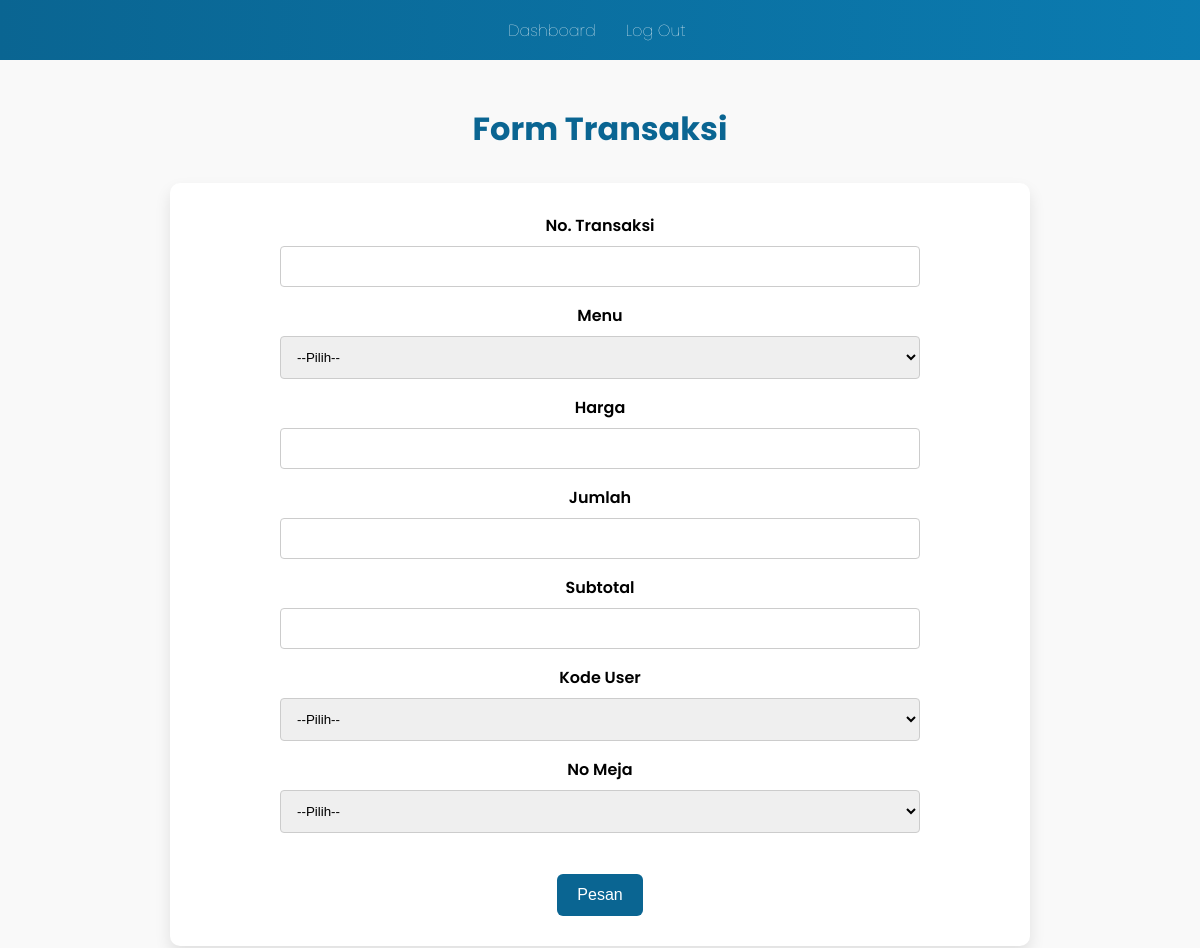
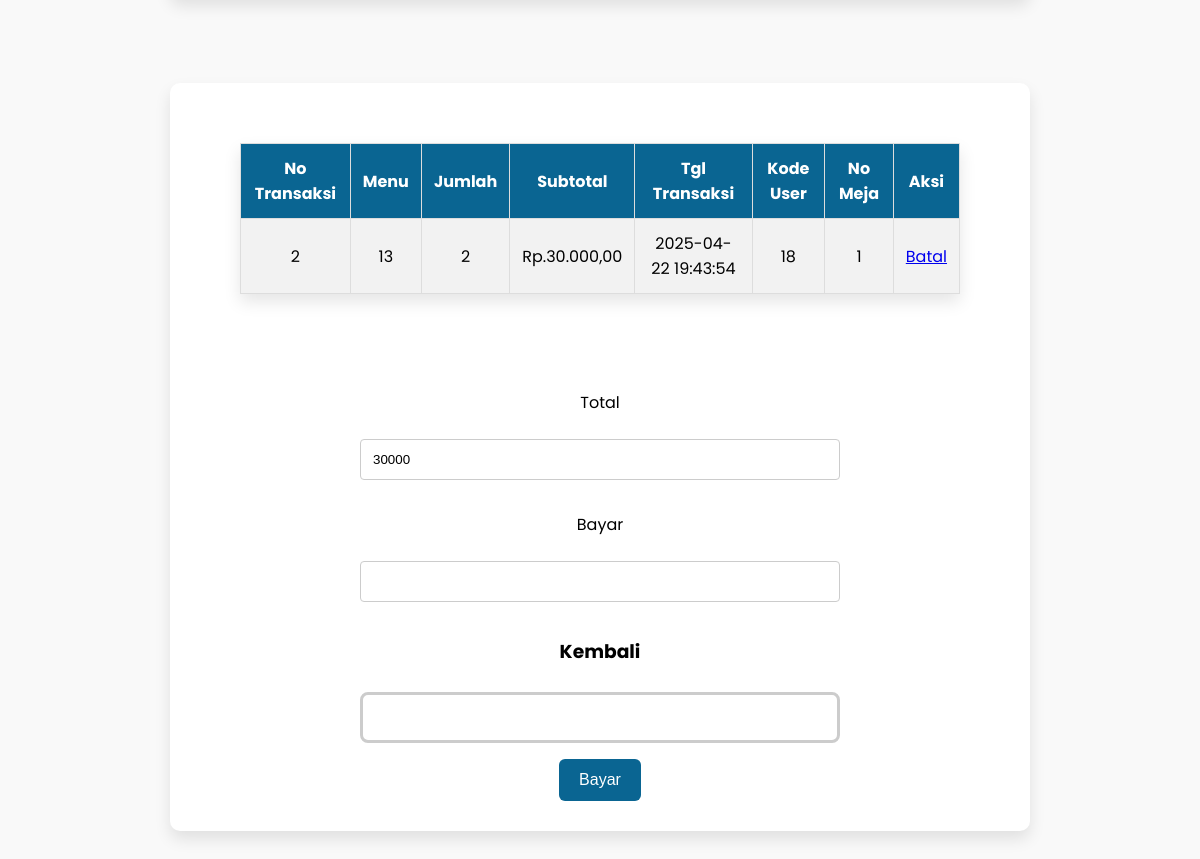
The app's page /dash_kasir.php with its own data (2 pictures, top to bottom).
### tables this page shows
CREATE TABLE `tb_transaksi` (
  `kd_transaksi` int(11) NOT NULL,
  `kd_menu` int(11) NOT NULL,
  `jumlah` int(11) NOT NULL,
  `subtotal` int(11) NOT NULL,
  `tgl_transaksi` datetime NOT NULL,
  `kd_user` int(11) NOT NULL,
  `no_meja` int(11) NOT NULL
);

### dash_kasir.php (the view, shortened to what this page needs)
<?php
  include 'config/koneksi.php';
$kembali="";
?>
<!DOCTYPE html>
<html>
<head>
</head>
<body>
	<nav>
		<ul>
			<li><a href="dash_kasir.php">Dashboard</a></li>
            <li><a href="logout.php" onclick="return confirm('Apa anda yakin ?')">Log Out</a></li>
		</ul>
	</nav>
	<br>
	<br><br>
	<h1>Form Transaksi</h1>
	<center><form  method="post" name="autoSumForm">
    <div class="row">
      <div class="col-25">
        <label for="js">No. Transaksi</label>
      </div>
      <div class="col-75">
        <input type="text" name="kd_transaksi" id="js" required style=" width: 80%;padding: 12px;border: 1px solid #ccc;border-radius: 4px;box-sizing: border-box;resize: vertical;" value="<?php echo @$ambil[0]; ?>">
        </div>
      </div>
		<div class="row">
      <div class="col-25">
        <label for="barang">Menu</label>
      </div>
      <div class="col-75">
        <td>
          <select name="menu" onchange="price();" id="barang" required style=" width: 80%;padding: 12px;border: 1px solid #ccc;border-radius: 4px;box-sizing: border-box;resize: vertical;">
            <option disabled selected>--Pilih--</option>
          </select>
        </td>
      </div>
    </div>
     <div class="row">
      <div class="col-25">
        <label for="harga">Harga</label>
      </div>
      <div class="col-75">
        <input type="text" name="harga" id="harga" onblur="return hit();" readonly style=" width: 80%;padding: 12px;border: 1px solid #ccc;border-radius: 4px;box-sizing: border-box;resize: vertical;" value="<?php echo @$ambil[2]; ?>">
        </div>
      </div>
       <div class="row">
      <div class="col-25">
        <label for="jumlah">Jumlah</label>
      </div>
      <div class="col-75">
        <input type="text" name="jumlah" id="jumlah" required onblur="return hit();" style=" width: 80%;padding: 12px;border: 1px solid #ccc;border-radius: 4px;box-sizing: border-box;resize: vertical;" value="<?php echo @$ambil[3]; ?>">
        </div>
      </div>
       <div class="row">
      <div class="col-25">
        <label for="w">Subtotal</label>
      </div>
      <div class="col-75">
        <input type="text" name="subtotal" id="w" readonly style=" width: 80%;padding: 12px;border: 1px solid #ccc;border-radius: 4px;box-sizing: border-box;resize: vertical;" value="<?php echo @$ambil[0]; ?>">
        </div>
      </div>
      <div class="row">
      <div class="col-25">
        <label for="lvl">Kode User</label>
      </div>
      <div class="col-75">
        <td>
       <select name="user" id="lvl" style=" width: 80%;padding: 12px;border: 1px solid #ccc;border-radius: 4px;box-sizing: border-box;resize: vertical;"><option disabled selected>--Pilih--</option>
        </select>
      </td>
      </div>
      </div>
      <div class="row">
        <div class="col-25">
          <label>No Meja</label>
        </div>
        <div class="col-75">
          <td><select name="meja" required style=" width: 80%;padding: 12px;border: 1px solid #ccc;border-radius: 4px;box-sizing: border-box;resize: vertical;">
            <option disabled selected>--Pilih--</option>
          </select></td>
        </div>
      </div>
      <br>
    <div class="row">
      <input type="submit" value="Pesan" name="simpan">
    </div>
	</form></center>
 <br>
    <center><form method="post">
      <table border="1" style="margin-top: 30px;">
        <tr>
          <th>No Transaksi</th>
          <th>Menu</th>
          <th>Jumlah</th>
          <th>Subtotal</th>
          <th>Tgl Transaksi</th>
          <th>Kode User</th>
          <th>No Meja</th>
          <th>Aksi</th>
        </tr>
        <?php
        @$a = "SELECT * FROM tb_transaksi";
        @$b = mysqli_query(@$conn,$a);
        while (@$c = mysqli_fetch_array($b)) {
         ?>
        <tr>
          <td><?= $c[0]; ?></td>
          <td><?= $c[1]; ?></td>
          <td><?= $c[2]; ?></td>
          <td>Rp.<?=number_format($c[3],2,',','.');  ?></td>
          <td><?= $c[4]; ?></td>
          <td><?= $c[5]; ?></td>
          <td><?= $c[6]; ?></td>
          <td><a href="transaksi.php?batal&id=<?php echo $c[0];?>">Batal</a></td>
        </tr>
      <?php } ?>
      </table><br><br>
      <?php
      @$a1 = mysqli_query($conn,"SELECT SUM(tb_transaksi.subtotal) FROM tb_transaksi");
      @$a2 = mysqli_fetch_row($a1);
       ?>
       <div class="row">
       <div class="col-25">
      <p>Total</p>
      </div>
      <div class="col-75"><input  type="text" name="total" value="<?php echo $a2[0]; ?>" style=" width: 60%;padding: 12px;border: 1px solid #ccc;border-radius: 4px;box-sizing: border-box;resize: vertical;">
        </div>
      <div class="col-25">
      <p>Bayar</p>
      </div>
      <div class="col-75"><input type="text" name="bayar" style=" width: 60%;padding: 12px;border: 1px solid #ccc;border-radius: 4px;box-sizing: border-box;resize: vertical;">
      </div>
      <div class="col-25">
    <h3>Kembali</h3>
    </div>
    <div class="col-75"><input type="text" name="kembali" value="<?= $kembali;?>" style=" width: 60%;padding: 12px;border: 3px solid #ccc;border-radius: 8px;box-sizing: border-box;resize: vertical; font-size: 18px;"></div>
    <input type="submit" name="tbayar" value="Bayar">
    </form></center><br>
    <br>
    <br>
</body>
</html>

### dash_kasir.php (style rules this page uses)
body { background: #f9f9f9; margin: 0; padding: 0; box-sizing: border-box; font-family: 'Poppins', sans-serif; }
nav { position: fixed; background: linear-gradient(90deg, #0a6592, #0b7db3); width: 100%; height: 60px; display: flex; align-items: center; padding: 0 50px; z-index: 1000; }
nav ul { list-style: none; display: flex; width: 87%; justify-content: center; }
nav ul li { margin-right: 30px; }
nav ul li a { color: white; text-decoration: none; font-weight: 100; font-size: 16px; transition: 0.3s; }
h1 { margin-top: 30px; text-align: center; color: #0a6592; }
form { background: white; max-width: 800px; margin: 30px auto; padding: 30px; border-radius: 10px; box-shadow: 0 8px 16px rgba(0,0,0,0.1); }
label { font-weight: 600; }
input[type=text], select { width: 100%; padding: 12px; margin-top: 8px; margin-bottom: 16px; border: 1px solid #ccc; border-radius: 6px; }
input[type=submit] { background: #0a6592; color: white; padding: 12px 20px; border: none; border-radius: 6px; font-size: 16px; cursor: pointer; transition: background 0.3s; }
table { width: 90%; margin: 30px auto; border-collapse: collapse; background: white; box-shadow: 0 8px 16px rgba(0,0,0,0.1); }
table th, table td { border: 1px solid #ddd; padding: 12px; text-align: center; }
table th { background: #0a6592; color: white; }
table tr:nth-child(even) { background: #f2f2f2; }

### records on screen
tb_transaksi: kd_transaksi "2", kd_menu "13", jumlah "2", subtotal "30.000,00", tgl_transaksi "2025-04-22 19:43:54", kd_user "18", no_meja "1"
